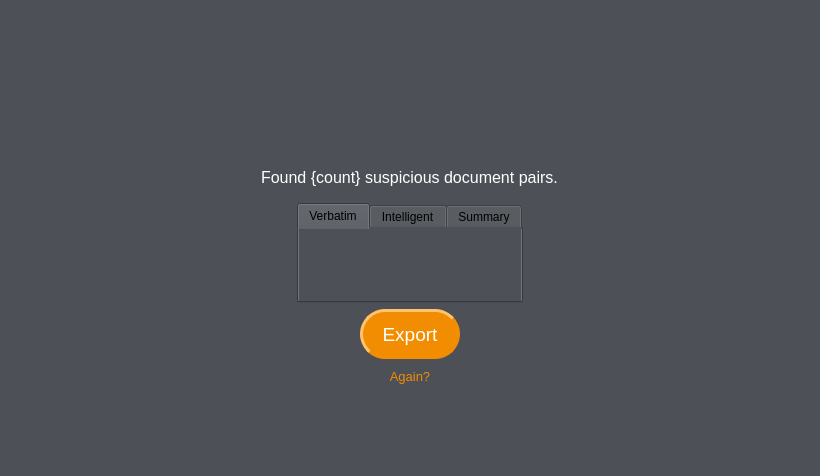
<?xml version="1.0" encoding="UTF-8"?>
<ui version="4.0">
    <class>results_widget</class>
    <widget class="QWidget" name="results_widget">
        <property name="geometry">
            <rect>
                <x>0</x>
                <y>0</y>
                <width>820</width>
                <height>476</height>
            </rect>
        </property>
        <property name="windowTitle">
            <string>Form</string>
        </property>
        <property name="styleSheet">
            <string notr="true">background-color: rgb(77, 80, 87);</string>
        </property>
        <layout class="QVBoxLayout" name="verticalLayout">
            <item>
                <spacer name="top_spacer">
                    <property name="orientation">
                        <enum>Qt::Vertical</enum>
                    </property>
                    <property name="sizeHint" stdset="0">
                        <size>
                            <width>20</width>
                            <height>40</height>
                        </size>
                    </property>
                </spacer>
            </item>
            <item alignment="Qt::AlignHCenter">
                <widget class="QLabel" name="logo_label">
                    <property name="sizePolicy">
                        <sizepolicy hsizetype="Expanding" vsizetype="Fixed">
                            <horstretch>0</horstretch>
                            <verstretch>0</verstretch>
                        </sizepolicy>
                    </property>
                    <property name="minimumSize">
                        <size>
                            <width>0</width>
                            <height>43</height>
                        </size>
                    </property>
                    <property name="maximumSize">
                        <size>
                            <width>16777215</width>
                            <height>16777215</height>
                        </size>
                    </property>
                    <property name="text">
                        <string>&lt;html&gt;&lt;head/&gt;&lt;body&gt;&lt;p align=&quot;center&quot;&gt;&lt;img src=&quot;:/logo.png&quot;/&gt;&lt;/p&gt;&lt;/body&gt;&lt;/html&gt;</string>
                    </property>
                </widget>
            </item>
            <item>
                <spacer name="logo_heading_spacer">
                    <property name="orientation">
                        <enum>Qt::Vertical</enum>
                    </property>
                    <property name="sizeType">
                        <enum>QSizePolicy::Fixed</enum>
                    </property>
                    <property name="sizeHint" stdset="0">
                        <size>
                            <width>20</width>
                            <height>30</height>
                        </size>
                    </property>
                </spacer>
            </item>
            <item alignment="Qt::AlignHCenter">
                <widget class="QLabel" name="doc_pairs_label">
                    <property name="styleSheet">
                        <string notr="true">color: rgb(255, 255, 255);
                            font-size: 12pt;
                            margin-bottom: 10;
                        </string>
                    </property>
                    <property name="text">
                        <string>Found {count} suspicious document pairs.</string>
                    </property>
                </widget>
            </item>
            <item alignment="Qt::AlignHCenter">
                <widget class="QTabWidget" name="doc_pair_tabs">
                    <property name="minimumSize">
                        <size>
                            <width>220</width>
                            <height>0</height>
                        </size>
                    </property>
                    <property name="currentIndex">
                        <number>0</number>
                    </property>
                    <widget class="QWidget" name="verbatim_tab">
                        <attribute name="title">
                            <string>Verbatim</string>
                        </attribute>
                        <layout class="QVBoxLayout" name="verticalLayout_2">
                            <property name="spacing">
                                <number>0</number>
                            </property>
                            <property name="leftMargin">
                                <number>1</number>
                            </property>
                            <property name="topMargin">
                                <number>1</number>
                            </property>
                            <property name="rightMargin">
                                <number>1</number>
                            </property>
                            <property name="bottomMargin">
                                <number>1</number>
                            </property>
                            <item>
                                <widget class="QTableView" name="verbatim_results">
                                    <property name="minimumSize">
                                        <size>
                                            <width>0</width>
                                            <height>0</height>
                                        </size>
                                    </property>
                                    <property name="palette">
                                        <palette>
                                            <active>
                                                <colorrole role="Button">
                                                    <brush brushstyle="SolidPattern">
                                                        <color alpha="255">
                                                            <red>77</red>
                                                            <green>80</green>
                                                            <blue>87</blue>
                                                        </color>
                                                    </brush>
                                                </colorrole>
                                                <colorrole role="Base">
                                                    <brush brushstyle="SolidPattern">
                                                        <color alpha="255">
                                                            <red>77</red>
                                                            <green>80</green>
                                                            <blue>87</blue>
                                                        </color>
                                                    </brush>
                                                </colorrole>
                                                <colorrole role="Window">
                                                    <brush brushstyle="SolidPattern">
                                                        <color alpha="255">
                                                            <red>77</red>
                                                            <green>80</green>
                                                            <blue>87</blue>
                                                        </color>
                                                    </brush>
                                                </colorrole>
                                                <colorrole role="Highlight">
                                                    <brush brushstyle="SolidPattern">
                                                        <color alpha="255">
                                                            <red>109</red>
                                                            <green>119</green>
                                                            <blue>130</blue>
                                                        </color>
                                                    </brush>
                                                </colorrole>
                                                <colorrole role="HighlightedText">
                                                    <brush brushstyle="SolidPattern">
                                                        <color alpha="255">
                                                            <red>0</red>
                                                            <green>0</green>
                                                            <blue>0</blue>
                                                        </color>
                                                    </brush>
                                                </colorrole>
                                            </active>
                                            <inactive>
                                                <colorrole role="Button">
                                                    <brush brushstyle="SolidPattern">
                                                        <color alpha="255">
                                                            <red>77</red>
                                                            <green>80</green>
                                                            <blue>87</blue>
                                                        </color>
                                                    </brush>
                                                </colorrole>
                                                <colorrole role="Base">
                                                    <brush brushstyle="SolidPattern">
                                                        <color alpha="255">
                                                            <red>77</red>
                                                            <green>80</green>
                                                            <blue>87</blue>
                                                        </color>
                                                    </brush>
                                                </colorrole>
                                                <colorrole role="Window">
                                                    <brush brushstyle="SolidPattern">
                                                        <color alpha="255">
                                                            <red>77</red>
                                                            <green>80</green>
                                                            <blue>87</blue>
                                                        </color>
                                                    </brush>
                                                </colorrole>
                                                <colorrole role="Highlight">
                                                    <brush brushstyle="SolidPattern">
                                                        <color alpha="255">
                                                            <red>109</red>
                                                            <green>119</green>
                                                            <blue>130</blue>
                                                        </color>
                                                    </brush>
                                                </colorrole>
                                                <colorrole role="HighlightedText">
                                                    <brush brushstyle="SolidPattern">
                                                        <color alpha="255">
                                                            <red>0</red>
                                                            <green>0</green>
                                                            <blue>0</blue>
                                                        </color>
                                                    </brush>
                                                </colorrole>
                                            </inactive>
                                            <disabled>
                                                <colorrole role="Button">
                                                    <brush brushstyle="SolidPattern">
                                                        <color alpha="255">
                                                            <red>77</red>
                                                            <green>80</green>
                                                            <blue>87</blue>
                                                        </color>
                                                    </brush>
                                                </colorrole>
                                                <colorrole role="Base">
                                                    <brush brushstyle="SolidPattern">
                                                        <color alpha="255">
                                                            <red>77</red>
                                                            <green>80</green>
                                                            <blue>87</blue>
                                                        </color>
                                                    </brush>
                                                </colorrole>
                                                <colorrole role="Window">
                                                    <brush brushstyle="SolidPattern">
                                                        <color alpha="255">
                                                            <red>77</red>
                                                            <green>80</green>
                                                            <blue>87</blue>
                                                        </color>
                                                    </brush>
                                                </colorrole>
                                                <colorrole role="Highlight">
                                                    <brush brushstyle="SolidPattern">
                                                        <color alpha="255">
                                                            <red>0</red>
                                                            <green>120</green>
                                                            <blue>215</blue>
                                                        </color>
                                                    </brush>
                                                </colorrole>
                                                <colorrole role="HighlightedText">
                                                    <brush brushstyle="SolidPattern">
                                                        <color alpha="255">
                                                            <red>0</red>
                                                            <green>0</green>
                                                            <blue>0</blue>
                                                        </color>
                                                    </brush>
                                                </colorrole>
                                            </disabled>
                                        </palette>
                                    </property>
                                    <property name="frameShape">
                                        <enum>QFrame::NoFrame</enum>
                                    </property>
                                    <property name="verticalScrollBarPolicy">
                                        <enum>Qt::ScrollBarAsNeeded</enum>
                                    </property>
                                    <property name="horizontalScrollBarPolicy">
                                        <enum>Qt::ScrollBarAsNeeded</enum>
                                    </property>
                                    <property name="sizeAdjustPolicy">
                                        <enum>QAbstractScrollArea::AdjustToContents</enum>
                                    </property>
                                    <property name="editTriggers">
                                        <set>QAbstractItemView::NoEditTriggers</set>
                                    </property>
                                    <property name="tabKeyNavigation">
                                        <bool>true</bool>
                                    </property>
                                    <property name="selectionMode">
                                        <enum>QAbstractItemView::MultiSelection</enum>
                                    </property>
                                    <property name="selectionBehavior">
                                        <enum>QAbstractItemView::SelectRows</enum>
                                    </property>
                                    <property name="sortingEnabled">
                                        <bool>false</bool>
                                    </property>
                                    <attribute name="horizontalHeaderStretchLastSection">
                                        <bool>true</bool>
                                    </attribute>
                                    <attribute name="verticalHeaderVisible">
                                        <bool>false</bool>
                                    </attribute>
                                </widget>
                            </item>
                        </layout>
                    </widget>
                    <widget class="QWidget" name="intelligent_tab">
                        <attribute name="title">
                            <string>Intelligent</string>
                        </attribute>
                        <layout class="QVBoxLayout" name="verticalLayout_3">
                            <property name="leftMargin">
                                <number>1</number>
                            </property>
                            <property name="topMargin">
                                <number>1</number>
                            </property>
                            <property name="rightMargin">
                                <number>1</number>
                            </property>
                            <property name="bottomMargin">
                                <number>1</number>
                            </property>
                            <item>
                                <widget class="QTableView" name="intelligent_results">
                                    <property name="minimumSize">
                                        <size>
                                            <width>220</width>
                                            <height>0</height>
                                        </size>
                                    </property>
                                    <property name="palette">
                                        <palette>
                                            <active>
                                                <colorrole role="Button">
                                                    <brush brushstyle="SolidPattern">
                                                        <color alpha="255">
                                                            <red>77</red>
                                                            <green>80</green>
                                                            <blue>87</blue>
                                                        </color>
                                                    </brush>
                                                </colorrole>
                                                <colorrole role="Base">
                                                    <brush brushstyle="SolidPattern">
                                                        <color alpha="255">
                                                            <red>77</red>
                                                            <green>80</green>
                                                            <blue>87</blue>
                                                        </color>
                                                    </brush>
                                                </colorrole>
                                                <colorrole role="Window">
                                                    <brush brushstyle="SolidPattern">
                                                        <color alpha="255">
                                                            <red>77</red>
                                                            <green>80</green>
                                                            <blue>87</blue>
                                                        </color>
                                                    </brush>
                                                </colorrole>
                                                <colorrole role="Highlight">
                                                    <brush brushstyle="SolidPattern">
                                                        <color alpha="255">
                                                            <red>109</red>
                                                            <green>119</green>
                                                            <blue>130</blue>
                                                        </color>
                                                    </brush>
                                                </colorrole>
                                                <colorrole role="HighlightedText">
                                                    <brush brushstyle="SolidPattern">
                                                        <color alpha="255">
                                                            <red>0</red>
                                                            <green>0</green>
                                                            <blue>0</blue>
                                                        </color>
                                                    </brush>
                                                </colorrole>
                                            </active>
                                            <inactive>
                                                <colorrole role="Button">
                                                    <brush brushstyle="SolidPattern">
                                                        <color alpha="255">
                                                            <red>77</red>
                                                            <green>80</green>
                                                            <blue>87</blue>
                                                        </color>
                                                    </brush>
                                                </colorrole>
                                                <colorrole role="Base">
                                                    <brush brushstyle="SolidPattern">
                                                        <color alpha="255">
                                                            <red>77</red>
                                                            <green>80</green>
                                                            <blue>87</blue>
                                                        </color>
                                                    </brush>
                                                </colorrole>
                                                <colorrole role="Window">
                                                    <brush brushstyle="SolidPattern">
                                                        <color alpha="255">
                                                            <red>77</red>
                                                            <green>80</green>
                                                            <blue>87</blue>
                                                        </color>
                                                    </brush>
                                                </colorrole>
                                                <colorrole role="Highlight">
                                                    <brush brushstyle="SolidPattern">
                                                        <color alpha="255">
                                                            <red>109</red>
                                                            <green>119</green>
                                                            <blue>130</blue>
                                                        </color>
                                                    </brush>
                                                </colorrole>
                                                <colorrole role="HighlightedText">
                                                    <brush brushstyle="SolidPattern">
                                                        <color alpha="255">
                                                            <red>0</red>
                                                            <green>0</green>
                                                            <blue>0</blue>
                                                        </color>
                                                    </brush>
                                                </colorrole>
                                            </inactive>
                                            <disabled>
                                                <colorrole role="Button">
                                                    <brush brushstyle="SolidPattern">
                                                        <color alpha="255">
                                                            <red>77</red>
                                                            <green>80</green>
                                                            <blue>87</blue>
                                                        </color>
                                                    </brush>
                                                </colorrole>
                                                <colorrole role="Base">
                                                    <brush brushstyle="SolidPattern">
                                                        <color alpha="255">
                                                            <red>77</red>
                                                            <green>80</green>
                                                            <blue>87</blue>
                                                        </color>
                                                    </brush>
                                                </colorrole>
                                                <colorrole role="Window">
                                                    <brush brushstyle="SolidPattern">
                                                        <color alpha="255">
                                                            <red>77</red>
                                                            <green>80</green>
                                                            <blue>87</blue>
                                                        </color>
                                                    </brush>
                                                </colorrole>
                                                <colorrole role="Highlight">
                                                    <brush brushstyle="SolidPattern">
                                                        <color alpha="255">
                                                            <red>0</red>
                                                            <green>120</green>
                                                            <blue>215</blue>
                                                        </color>
                                                    </brush>
                                                </colorrole>
                                                <colorrole role="HighlightedText">
                                                    <brush brushstyle="SolidPattern">
                                                        <color alpha="255">
                                                            <red>0</red>
                                                            <green>0</green>
                                                            <blue>0</blue>
                                                        </color>
                                                    </brush>
                                                </colorrole>
                                            </disabled>
                                        </palette>
                                    </property>
                                    <property name="frameShape">
                                        <enum>QFrame::NoFrame</enum>
                                    </property>
                                    <property name="verticalScrollBarPolicy">
                                        <enum>Qt::ScrollBarAsNeeded</enum>
                                    </property>
                                    <property name="horizontalScrollBarPolicy">
                                        <enum>Qt::ScrollBarAsNeeded</enum>
                                    </property>
                                    <property name="sizeAdjustPolicy">
                                        <enum>QAbstractScrollArea::AdjustToContents</enum>
                                    </property>
                                    <property name="editTriggers">
                                        <set>QAbstractItemView::NoEditTriggers</set>
                                    </property>
                                    <property name="tabKeyNavigation">
                                        <bool>true</bool>
                                    </property>
                                    <property name="selectionMode">
                                        <enum>QAbstractItemView::MultiSelection</enum>
                                    </property>
                                    <property name="selectionBehavior">
                                        <enum>QAbstractItemView::SelectRows</enum>
                                    </property>
                                    <property name="sortingEnabled">
                                        <bool>false</bool>
                                    </property>
                                    <attribute name="horizontalHeaderStretchLastSection">
                                        <bool>true</bool>
                                    </attribute>
                                    <attribute name="verticalHeaderVisible">
                                        <bool>false</bool>
                                    </attribute>
                                </widget>
                            </item>
                        </layout>
                    </widget>
                    <widget class="QWidget" name="summary_tab">
                        <attribute name="title">
                            <string>Summary</string>
                        </attribute>
                        <layout class="QVBoxLayout" name="verticalLayout_4">
                            <property name="leftMargin">
                                <number>1</number>
                            </property>
                            <property name="topMargin">
                                <number>1</number>
                            </property>
                            <property name="rightMargin">
                                <number>1</number>
                            </property>
                            <property name="bottomMargin">
                                <number>1</number>
                            </property>
                            <item>
                                <widget class="QTableView" name="summary_results">
                                    <property name="minimumSize">
                                        <size>
                                            <width>220</width>
                                            <height>0</height>
                                        </size>
                                    </property>
                                    <property name="palette">
                                        <palette>
                                            <active>
                                                <colorrole role="Button">
                                                    <brush brushstyle="SolidPattern">
                                                        <color alpha="255">
                                                            <red>77</red>
                                                            <green>80</green>
                                                            <blue>87</blue>
                                                        </color>
                                                    </brush>
                                                </colorrole>
                                                <colorrole role="Base">
                                                    <brush brushstyle="SolidPattern">
                                                        <color alpha="255">
                                                            <red>77</red>
                                                            <green>80</green>
                                                            <blue>87</blue>
                                                        </color>
                                                    </brush>
                                                </colorrole>
                                                <colorrole role="Window">
                                                    <brush brushstyle="SolidPattern">
                                                        <color alpha="255">
                                                            <red>77</red>
                                                            <green>80</green>
                                                            <blue>87</blue>
                                                        </color>
                                                    </brush>
                                                </colorrole>
                                                <colorrole role="Highlight">
                                                    <brush brushstyle="SolidPattern">
                                                        <color alpha="255">
                                                            <red>109</red>
                                                            <green>119</green>
                                                            <blue>130</blue>
                                                        </color>
                                                    </brush>
                                                </colorrole>
                                                <colorrole role="HighlightedText">
                                                    <brush brushstyle="SolidPattern">
                                                        <color alpha="255">
                                                            <red>0</red>
                                                            <green>0</green>
                                                            <blue>0</blue>
                                                        </color>
                                                    </brush>
                                                </colorrole>
                                            </active>
                                            <inactive>
                                                <colorrole role="Button">
                                                    <brush brushstyle="SolidPattern">
                                                        <color alpha="255">
                                                            <red>77</red>
                                                            <green>80</green>
                                                            <blue>87</blue>
                                                        </color>
                                                    </brush>
                                                </colorrole>
                                                <colorrole role="Base">
                                                    <brush brushstyle="SolidPattern">
                                                        <color alpha="255">
                                                            <red>77</red>
                                                            <green>80</green>
                                                            <blue>87</blue>
                                                        </color>
                                                    </brush>
                                                </colorrole>
                                                <colorrole role="Window">
                                                    <brush brushstyle="SolidPattern">
                                                        <color alpha="255">
                                                            <red>77</red>
                                                            <green>80</green>
                                                            <blue>87</blue>
                                                        </color>
                                                    </brush>
                                                </colorrole>
                                                <colorrole role="Highlight">
                                                    <brush brushstyle="SolidPattern">
                                                        <color alpha="255">
                                                            <red>109</red>
                                                            <green>119</green>
                                                            <blue>130</blue>
                                                        </color>
                                                    </brush>
                                                </colorrole>
                                                <colorrole role="HighlightedText">
                                                    <brush brushstyle="SolidPattern">
                                                        <color alpha="255">
                                                            <red>0</red>
                                                            <green>0</green>
                                                            <blue>0</blue>
                                                        </color>
                                                    </brush>
                                                </colorrole>
                                            </inactive>
                                            <disabled>
                                                <colorrole role="Button">
                                                    <brush brushstyle="SolidPattern">
                                                        <color alpha="255">
                                                            <red>77</red>
                                                            <green>80</green>
                                                            <blue>87</blue>
                                                        </color>
                                                    </brush>
                                                </colorrole>
                                                <colorrole role="Base">
                                                    <brush brushstyle="SolidPattern">
                                                        <color alpha="255">
                                                            <red>77</red>
                                                            <green>80</green>
                                                            <blue>87</blue>
                                                        </color>
                                                    </brush>
                                                </colorrole>
                                                <colorrole role="Window">
                                                    <brush brushstyle="SolidPattern">
                                                        <color alpha="255">
                                                            <red>77</red>
                                                            <green>80</green>
                                                            <blue>87</blue>
                                                        </color>
                                                    </brush>
                                                </colorrole>
                                                <colorrole role="Highlight">
                                                    <brush brushstyle="SolidPattern">
                                                        <color alpha="255">
                                                            <red>0</red>
                                                            <green>120</green>
                                                            <blue>215</blue>
                                                        </color>
                                                    </brush>
                                                </colorrole>
                                                <colorrole role="HighlightedText">
                                                    <brush brushstyle="SolidPattern">
                                                        <color alpha="255">
                                                            <red>0</red>
                                                            <green>0</green>
                                                            <blue>0</blue>
                                                        </color>
                                                    </brush>
                                                </colorrole>
                                            </disabled>
                                        </palette>
                                    </property>
                                    <property name="frameShape">
                                        <enum>QFrame::NoFrame</enum>
                                    </property>
                                    <property name="verticalScrollBarPolicy">
                                        <enum>Qt::ScrollBarAsNeeded</enum>
                                    </property>
                                    <property name="horizontalScrollBarPolicy">
                                        <enum>Qt::ScrollBarAsNeeded</enum>
                                    </property>
                                    <property name="sizeAdjustPolicy">
                                        <enum>QAbstractScrollArea::AdjustToContents</enum>
                                    </property>
                                    <property name="editTriggers">
                                        <set>QAbstractItemView::NoEditTriggers</set>
                                    </property>
                                    <property name="tabKeyNavigation">
                                        <bool>true</bool>
                                    </property>
                                    <property name="selectionMode">
                                        <enum>QAbstractItemView::MultiSelection</enum>
                                    </property>
                                    <property name="selectionBehavior">
                                        <enum>QAbstractItemView::SelectRows</enum>
                                    </property>
                                    <property name="sortingEnabled">
                                        <bool>false</bool>
                                    </property>
                                    <attribute name="horizontalHeaderStretchLastSection">
                                        <bool>true</bool>
                                    </attribute>
                                    <attribute name="verticalHeaderVisible">
                                        <bool>false</bool>
                                    </attribute>
                                </widget>
                            </item>
                        </layout>
                    </widget>
                </widget>
            </item>
            <item alignment="Qt::AlignHCenter">
                <widget class="QPushButton" name="export_button">
                    <property name="minimumSize">
                        <size>
                            <width>100</width>
                            <height>50</height>
                        </size>
                    </property>
                    <property name="toolTip">
                        <string>Export all matches as JSON reports.</string>
                    </property>
                    <property name="styleSheet">
                        <string notr="true">QPushButton {
                            font-size: 14pt;
                            border-radius: 25px;
                            border: 3px solid rgb(242, 141, 1);
                            border-style: outset;
                            color: rgb(255, 255, 255);
                            }

                            :enabled {
                            background-color: rgb(242, 141, 1);
                            }

                            :hover{
                            background-color: #b56900;
                            border-color: #b56900;
                            }

                            :pressed {
                            border-style: inset;
                            }
                        </string>
                    </property>
                    <property name="text">
                        <string>Export</string>
                    </property>
                </widget>
            </item>
            <item alignment="Qt::AlignHCenter">
                <widget class="QPushButton" name="again_button_res">
                    <property name="sizePolicy">
                        <sizepolicy hsizetype="Preferred" vsizetype="Preferred">
                            <horstretch>0</horstretch>
                            <verstretch>0</verstretch>
                        </sizepolicy>
                    </property>
                    <property name="font">
                        <font>
                            <pointsize>10</pointsize>
                        </font>
                    </property>
                    <property name="styleSheet">
                        <string notr="true">QPushButton {
                            color: #f28d01;
                            }

                            :hover{
                            color: #b56900;
                            }
                        </string>
                    </property>
                    <property name="text">
                        <string>Again?</string>
                    </property>
                    <property name="flat">
                        <bool>true</bool>
                    </property>
                </widget>
            </item>
            <item>
                <spacer name="again_bottom_spacer_res">
                    <property name="orientation">
                        <enum>Qt::Vertical</enum>
                    </property>
                    <property name="sizeHint" stdset="0">
                        <size>
                            <width>20</width>
                            <height>40</height>
                        </size>
                    </property>
                </spacer>
            </item>
        </layout>
    </widget>
    <resources>
        <include location="../res/resources.qrc"/>
    </resources>
    <connections/>
</ui>
